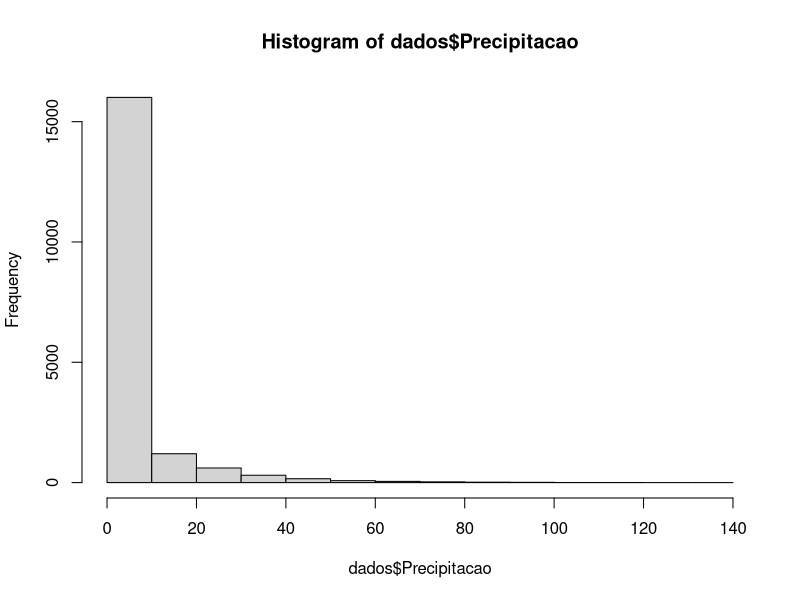
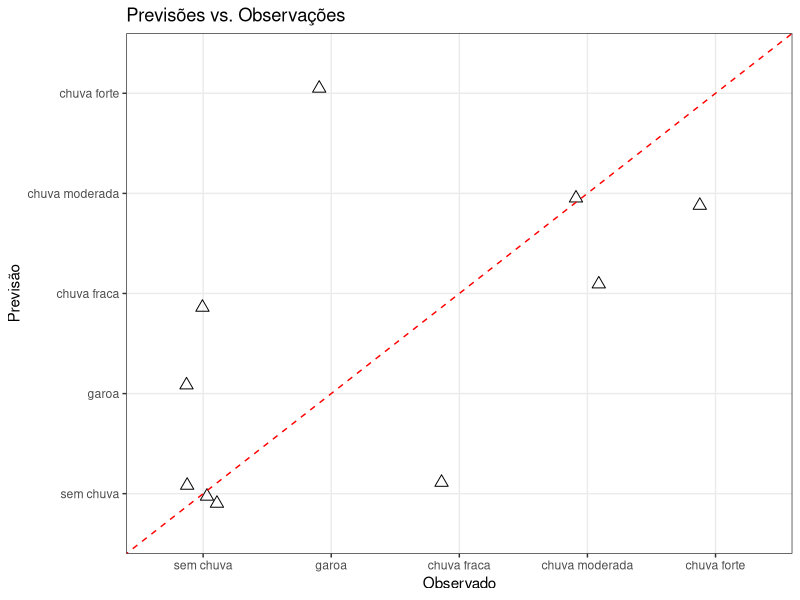

Recreate these plots in R, in order.
## ---- chunk 1
#| echo: false

# Load libraries
library(ggplot2)
library(stringr)
library(dplyr)
library(tibble)
library(tidyr)

# Set seed
set.seed(12345)

## ---- chunk 2

# Importing data
dados <-
    read.delim("dados.txt",
        header = TRUE,
        sep    = ";"
    ) |>
    select(-X) |>
    filter(!is.na(Precipitacao))

# Summary statistics
dados$Precipitacao |> summary()
hist(dados$Precipitacao)
## ---- chunk 3

# Discretization of the variable
quantiles <- quantile(dados$Precipitacao,
    probs = seq(0.7, 0.9, length.out = 3)
)

breaks <- c(-Inf, 0.001, quantiles, Inf)

state_labels <- factor(
    c(
        "sem chuva",
        "garoa",
        "chuva fraca",
        "chuva moderada",
        "chuva forte"
    ),
    levels = c(
        "sem chuva",
        "garoa",
        "chuva fraca",
        "chuva moderada",
        "chuva forte"
    )
)

# Discretization
dados <-
    dados |>
    # Discretization
    mutate(rain_status = cut(Precipitacao,
        breaks = breaks,
        labels = state_labels
    ))



## ---- chunk 4
dados_teste <- tail(dados, 10)
dados_treinamento <- dados[1:(nrow(dados) - 10), ]
## ---- chunk 5
# Creating the lagged variable
transicoes_chuva <-
    dados_treinamento |>
    # Lag variable
    mutate(rain_status_lag = lag(rain_status)) |>
    # Exclude the last state
    filter(!is.na(rain_status_lag)) |>
    # Count the transitions
    count(rain_status, rain_status_lag) |>
    # Calculates the estimator
    mutate(
        Prop = round(n / sum(n), digits = 3),
        .by = rain_status
    )


## ---- chunk 6
# Transition matrix
matriz_transicao <-
    transicoes_chuva |>
    select(-n) |>
    pivot_wider(
        names_from = rain_status_lag,
        values_from = Prop
    ) |>
    column_to_rownames("rain_status") |>
    as.matrix()

matriz_transicao

ultimo_estado <- dados_treinamento |>
    tail(1) |>
    pull(rain_status)

ultimo_estado
## ---- chunk 7
simula_cadeia_markov <- function(n = 10,
                                 valor_inicial,
                                 matriz_transicao,
                                 estados) {
    P <- matriz_transicao
    y <- valor_inicial

    # Simulation of the stochastic process
    for (i in 1:n) {
        # Sample of the next state
        y[i + 1] <- sample(estados, size = 1, prob = P[y[i], ])
    }

    return(y[-1])
}
# Excecution of the function
previsoes <- simula_cadeia_markov(
    valor_inicial    = ultimo_estado,
    matriz_transicao = matriz_transicao,
    estados          = state_labels,
    n                = 10
)
## ---- chunk 8
comparacao <-
    data.frame(
        observado = dados_teste$rain_status,
        previsao = previsoes
    )

# Imprime a tabela
comparacao

# Constroi o gráfico
comparacao |>
    ggplot(aes(x = observado, y = previsao)) +
    geom_jitter(
        size = 3, shape = 2,
        width = 0.15, height = 0.15
    ) +
    geom_abline(
        intercept = 0,
        slope = 1,
        color = "red",
        linetype = "dashed"
    ) +
    theme_bw() +
    labs(
        x = "Observado",
        y = "Previsão",
        title = "Previsões vs. Observações"
    )
